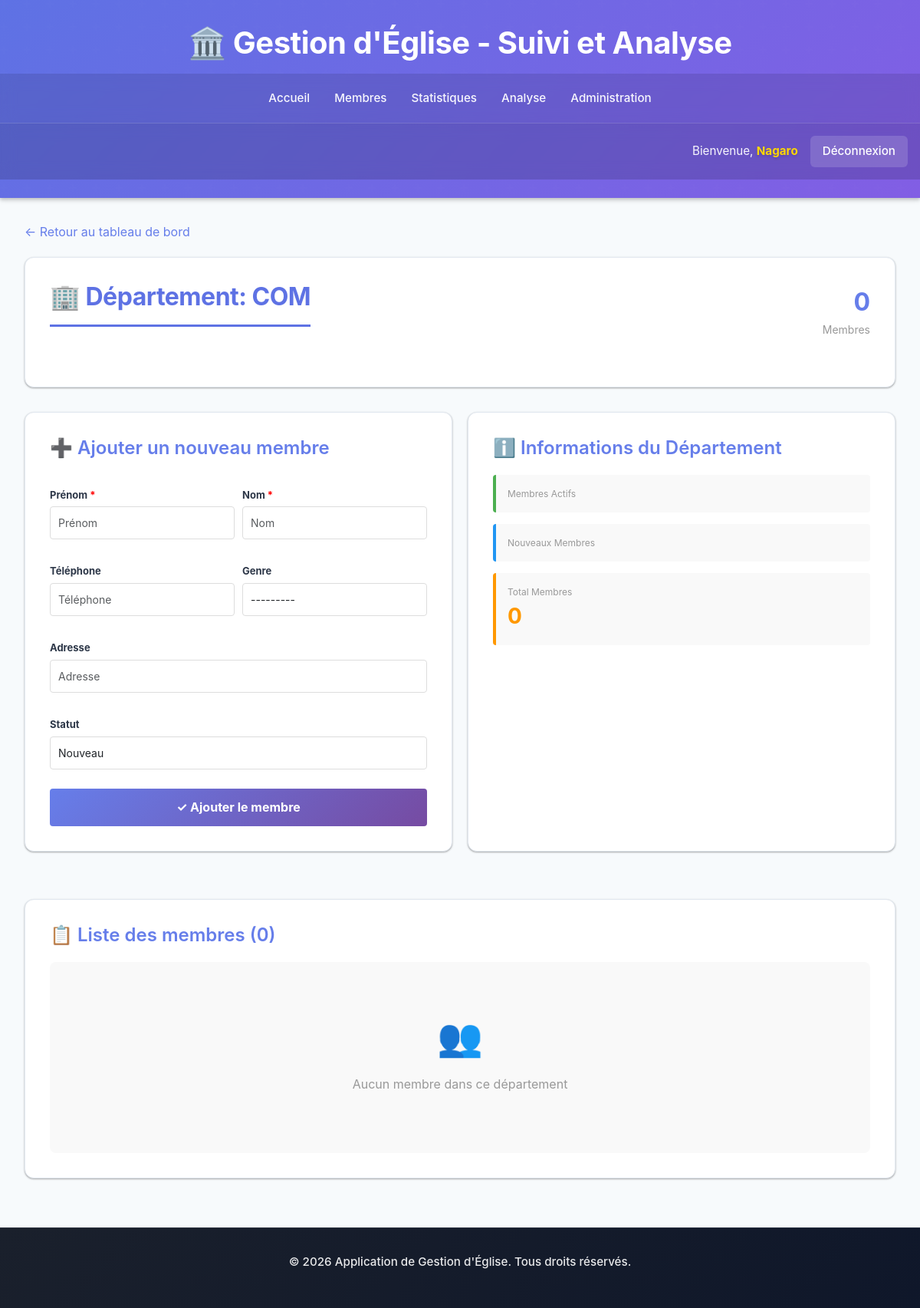
Before: /departement/2/membres/ (signed in) with the older database file.
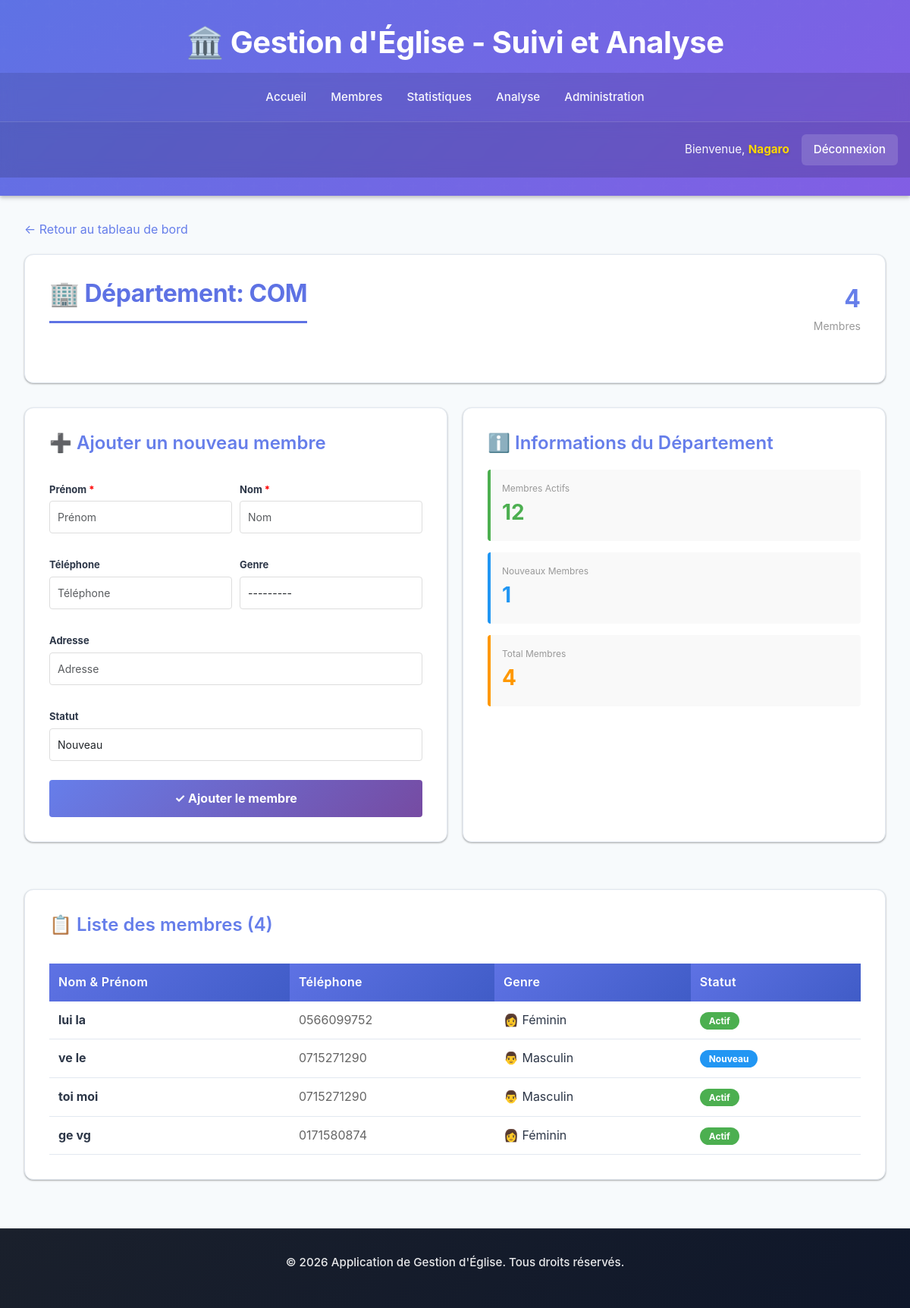
After: the same page with the newer database file.
### eglise/models.py (models this page shows, shortened)
class Departement(models.Model):
    nom = models.CharField(max_length=100, unique=True)
    description = models.TextField(blank=True, null=True)
    responsable = models.CharField(max_length=100, blank=True, null=True)
    date_creation = models.DateTimeField(auto_now_add=True)
    class Meta:
        ordering = ['nom']

class Membre(models.Model):
    STATUT_CHOICES = (
        ('nouveau', 'Nouveau'),
        ('actif', 'Actif'),
        ('sorti', 'Sorti'),
        ('inactif', 'Inactif'),
    )
    GENRE_CHOICES = (
        ('M', 'Masculin'),
        ('F', 'Féminin'),
    )
    nom = models.CharField(max_length=100)
    prenom = models.CharField(max_length=100)
    email = models.EmailField(blank=True, null=True)
    telephone = models.CharField(max_length=20, blank=True, null=True)
    adresse = models.CharField(max_length=255, blank=True, null=True)
    genre = models.CharField(max_length=1, choices=GENRE_CHOICES, blank=True)
    date_naissance = models.DateField(blank=True, null=True)
    photo = models.ImageField(upload_to='membres_photos/', blank=True, null=True)
    tribu = models.ForeignKey(Tribu, on_delete=models.SET_NULL, null=True, blank=True)
    departement = models.ForeignKey(Departement, on_delete=models.SET_NULL, null=True, blank=True)
    statut = models.CharField(max_length=20, choices=STATUT_CHOICES, default='nouveau')
    date_adhesion = models.DateField(default=timezone.now)
    date_depart = models.DateField(blank=True, null=True)
    notes = models.TextField(blank=True, null=True)
    date_creation = models.DateTimeField(auto_now_add=True)
    date_modification = models.DateTimeField(auto_now=True)
    class Meta:
        ordering = ['nom', 'prenom']
    def nom_complet(self):
        return f"{self.prenom} {self.nom}"

### eglise/views.py (the view, shortened to what this page needs)
# urls.py: path('departement/<int:departement_id>/membres/', views.DepartementMembreListView.as_view(), name='departement_membres'),
class DepartementMembreListView(ProtectedDataAccessMixin, TemplateView):
    template_name = 'eglise/departement_membres.html'
    def get(self, request, departement_id):
        try:
            departement = Departement.objects.get(id=departement_id)
        except Departement.DoesNotExist:
            return redirect('eglise:dashboard')
        user = request.user
        if not user.is_superuser:
            try:
                if user.profile.role == 'responsable' and user.profile.departement_id != departement_id:
                    return redirect('eglise:dashboard')
            except:
                return redirect('eglise:dashboard')
        membres = Membre.objects.filter(departement=departement).order_by('nom', 'prenom')
        context = {
            'departement': departement,
            'membres': membres,
            'form': MembreForm(),
        }
        return render(request, self.template_name, context)

### eglise/mixins.py (called while the page is built, shortened)
    def dispatch(self, request, *args, **kwargs):
        if not request.user.is_authenticated:
            return redirect('eglise:login')
        if request.user.is_superuser:
            return super().dispatch(request, *args, **kwargs)

### eglise/templates/eglise/departement_membres.html (shortened to what this page needs)
{% extends 'eglise/base.html' %}
{% block content %}
<div style="margin-bottom: 20px;">
    <a href="{% url 'eglise:dashboard' %}" style="color: #667eea; text-decoration: none;">← Retour au tableau de bord</a>
</div>
<div class="card">
    <div style="display: flex; justify-content: space-between; align-items: center; margin-bottom: 30px;">
        <div>
            <h2 style="margin: 0;">🏢 Département: {{ departement.nom }}</h2>
        </div>
        <div style="text-align: right;">
            <div style="font-size: 32px; font-weight: bold; color: #667eea;">{{ membres.count }}</div>
            <div style="color: #999; font-size: 14px;">Membres</div>
        </div>
    </div>
</div>
<div style="display: grid; grid-template-columns: 1fr 1fr; gap: 20px; margin-bottom: 30px;">
    <div class="card">
        <h3 style="color: #667eea; margin-bottom: 20px;">➕ Ajouter un nouveau membre</h3>
        <form method="post" style="display: grid; gap: 15px;">
            <div style="display: grid; grid-template-columns: 1fr 1fr; gap: 10px;">
                <div>
                    <label style="display: block; font-weight: bold; margin-bottom: 5px; font-size: 13px;">Prénom <span style="color: red;">*</span></label>
                    {{ form.prenom }}
                </div>
                <div>
                    <label style="display: block; font-weight: bold; margin-bottom: 5px; font-size: 13px;">Nom <span style="color: red;">*</span></label>
                    {{ form.nom }}
                </div>
            </div>
            <div style="display: grid; grid-template-columns: 1fr 1fr; gap: 10px;">
                <div>
                    <label style="display: block; font-weight: bold; margin-bottom: 5px; font-size: 13px;">Téléphone</label>
                    {{ form.telephone }}
                </div>
                <div>
                    <label style="display: block; font-weight: bold; margin-bottom: 5px; font-size: 13px;">Genre</label>
                    {{ form.genre }}
                </div>
            </div>
            <div>
                <label style="display: block; font-weight: bold; margin-bottom: 5px; font-size: 13px;">Adresse</label>
                {{ form.adresse }}
            </div>
            <div>
                <label style="display: block; font-weight: bold; margin-bottom: 5px; font-size: 13px;">Statut</label>
                {{ form.statut }}
            </div>
            <button type="submit" style="padding: 12px 24px; background: linear-gradient(135deg, #667eea 0%, #764ba2 100%); color: white; border: none; border-radius: 4px; cursor: pointer; font-size: 16px; font-weight: bold; margin-top: 10px;">
                ✓ Ajouter le membre
            </button>
        </form>
    </div>
    <div class="card">
        <h3 style="color: #667eea; margin-bottom: 20px;">ℹ️ Informations du Département</h3>
        <div style="display: grid; gap: 15px;">
            <div style="background: #f9f9f9; padding: 15px; border-radius: 4px; border-left: 4px solid #4caf50;">
                <div style="font-size: 12px; color: #999;">Membres Actifs</div>
                <div style="font-size: 28px; font-weight: bold; color: #4caf50;">
                    {% regroup membres by statut as grouped %}
                    {% for group in grouped %}{% if group.grouper == 'actif' %}{{ group.list|length }}{% endif %}{% endfor %}
                </div>
            </div>
            <div style="background: #f9f9f9; padding: 15px; border-radius: 4px; border-left: 4px solid #2196f3;">
                <div style="font-size: 12px; color: #999;">Nouveaux Membres</div>
                <div style="font-size: 28px; font-weight: bold; color: #2196f3;">
                    {% regroup membres by statut as grouped %}
                    {% for group in grouped %}{% if group.grouper == 'nouveau' %}{{ group.list|length }}{% endif %}{% endfor %}
                </div>
            </div>
            <div style="background: #f9f9f9; padding: 15px; border-radius: 4px; border-left: 4px solid #ff9800;">
                <div style="font-size: 12px; color: #999;">Total Membres</div>
                <div style="font-size: 28px; font-weight: bold; color: #ff9800;">{{ membres.count }}</div>
            </div>
        </div>
    </div>
</div>
<div class="card">
    <h3 style="color: #667eea; margin-bottom: 20px;">📋 Liste des membres ({{ membres.count }})</h3>
    {% if membres %}
    <div style="overflow-x: auto;">
        <table style="width: 100%; border-collapse: collapse;">
            <thead>
                <tr style="background-color: #667eea; color: white;">
                    <th style="padding: 12px; text-align: left;">Nom & Prénom</th>
                    <th style="padding: 12px; text-align: left;">Téléphone</th>
                    <th style="padding: 12px; text-align: left;">Genre</th>
                    <th style="padding: 12px; text-align: left;">Statut</th>
                </tr>
            </thead>
            <tbody>
                {% for membre in membres %}
                <tr style="border-bottom: 1px solid #ddd;">
                    <td style="padding: 12px;"><strong>{{ membre.nom_complet }}</strong></td>
                    <td style="padding: 12px; color: #666;">{{ membre.telephone|default:"—" }}</td>
                    <td style="padding: 12px;">
                        {% if membre.genre == 'M' %}👨 Masculin
                        {% elif membre.genre == 'F' %}👩 Féminin
                        {% else %}—{% endif %}
                    </td>
                    <td style="padding: 12px;">
                        <span style="padding: 4px 12px; border-radius: 20px; font-size: 12px; font-weight: bold;
                            {% if membre.statut == 'actif' %}background-color: #4caf50; color: white;
                            {% elif membre.statut == 'nouveau' %}background-color: #2196f3; color: white;
                            {% elif membre.statut == 'inactif' %}background-color: #ff9800; color: white;
                            {% elif membre.statut == 'sorti' %}background-color: #f44336; color: white;{% endif %}">
                            {{ membre.get_statut_display }}
                        </span>
                    </td>
                </tr>
                {% endfor %}
            </tbody>
        </table>
    </div>
    {% else %}
    <div style="text-align: center; padding: 60px 20px; background: #f9f9f9; border-radius: 8px;">
        <div style="font-size: 48px; margin-bottom: 10px;">👥</div>
        <p style="color: #999;">Aucun membre dans ce département</p>
    </div>
    {% endif %}
</div>
{% endblock %}

### eglise/templates/eglise/base.html (shortened to what this page needs)
<!DOCTYPE html>
<html lang="fr">
<head>
    <link href="https://cdn.jsdelivr.net/npm/bootstrap@5.3.0/dist/css/bootstrap.min.css" rel="stylesheet">
    <link rel="stylesheet" href="https://cdnjs.cloudflare.com/ajax/libs/font-awesome/6.4.0/css/all.min.css">
</head>
<body>
    <header>
        <h1>🏛️ Gestion d'Église - Suivi et Analyse</h1>
        <nav>
            {% if user.is_authenticated %}
                <a href="{% url 'eglise:dashboard' %}">Accueil</a>
                <a href="{% url 'eglise:membre_list' %}">Membres</a>
                <a href="{% url 'eglise:statistiques' %}">Statistiques</a>
                <a href="{% url 'eglise:analyse' %}">Analyse</a>
                <a href="{% url 'admin:index' %}">Administration</a>
            {% else %}
                <a href="{% url 'eglise:login' %}">Connexion</a>
                <a href="{% url 'eglise:category-select' %}">Inscription</a>
            {% endif %}
        </nav>
        {% if user.is_authenticated %}
            <div class="user-info">
                <span>Bienvenue, <span class="user-name">{{ user.get_full_name|default:user.username }}</span></span>
                <a href="{% url 'eglise:logout' %}">Déconnexion</a>
            </div>
        {% endif %}
    </header>
    <div class="container">
        {% block content %}{% endblock %}
    </div>
    <footer>
        <p>&copy; 2026 Application de Gestion d'Église. Tous droits réservés.</p>
    </footer>
</body>
</html>

### eglise/templates/eglise/departement_membres.html (style rules this page uses)
.form-control { width: 100%; padding: 10px; border: 1px solid #ddd; border-radius: 4px; font-size: 14px; font-family: inherit; }

Changed rows visible on the page:
added Membre: nom_complet "lui la", telephone "0566099752", genre "👩 Féminin", statut "Actif"
added Membre: nom_complet "ve le", telephone "0715271290", genre "👨 Masculin", statut "Nouveau"
added Membre: nom_complet "toi moi", telephone "0715271290", genre "👨 Masculin", statut "Actif"
added Membre: nom_complet "ge vg", telephone "0171580874", genre "👩 Féminin", statut "Actif"
Other visible differences:
{{ membres.count }}: "0" → "4"
new list line: "1"
new list line: "2"
text no longer shown: "👥 Aucun membre dans ce département"
text now shown: "Nom & Prénom Téléphone Genre Statut"
